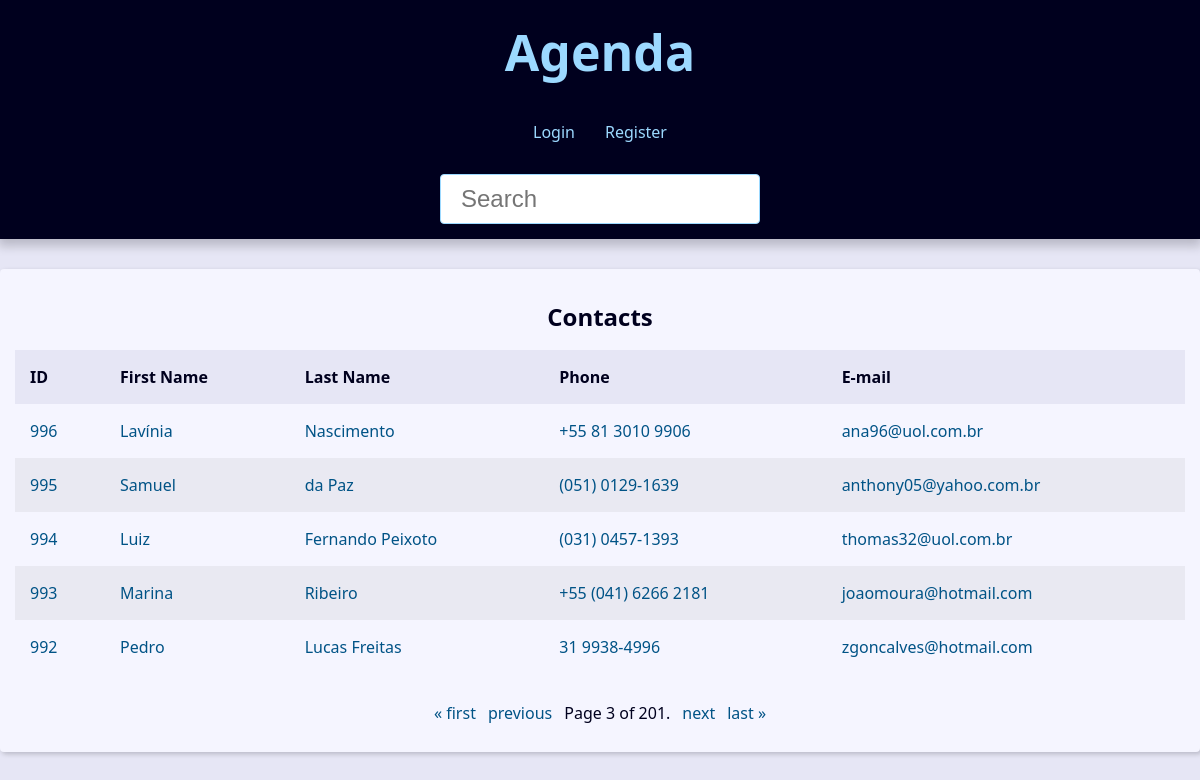
The app's page /?page=3&q= with its own data.
### contact/models.py (models this page shows, shortened)
class Contact(models.Model):
    first_name = models.CharField(max_length=50)
    last_name = models.CharField(max_length=50, blank=True)
    phone = models.CharField(max_length=50)
    email = models.EmailField(max_length=254, blank=True)
    created_date = models.DateTimeField(default=timezone.now)
    discriptin = models.TextField(blank=True)
    show = models.BooleanField(default=True)
    picture = models.ImageField(blank=True, upload_to='pictures/%Y/%m/')
    category = models.ForeignKey(
        Category, # Passando a ForeignKey (Classe Category)
        on_delete=models.SET_NULL, # Setando NULL quando a categoria é deletada e um contato possui a categoria deletada.
        blank=True, null=True # Permitindo setar NULL quando for deletada
    )
    owner = models.ForeignKey(
        User, # Todo contato depende/tem que ter um User (owner) responsável por aquele contato. (Permissões)
        on_delete=models.SET_NULL,
        blank=True, null=True
    )

### contact/views/contact_views.py (the view)
# urls.py: path('', views.index, name='index'),
def index(request):
    contacts = Contact.objects.all().filter(show=True).order_by('-id')
    paginator = Paginator(contacts, 5)
    page_number = request.GET.get("page")
    page_obj = paginator.get_page(page_number)
    context = {
        'contacts': contacts,
        'page_obj': page_obj,
        'site_title': 'Contatos - '
    }
    return render(
        request,
        'contact/index.html',
        context
    )

### contact/templates/contact/index.html (shortened to what this page needs)
{% extends 'global/base.html' %}
{% block content %}
{% if page_obj %}
    <div class="responsive-table">
    <table class="contacts-table">
        <caption class="table-caption">
        Contacts
        </caption>
    <thead>
      <tr class="table-row table-row-header">
        <th class="table-header">ID</th>
        <th class="table-header">First Name</th>
        <th class="table-header">Last Name</th>
        <th class="table-header">Phone</th>
        <th class="table-header">E-mail</th>
      </tr>
    </thead>
    <tbody>
      {% for contact in page_obj %}
      <tr class="table-row">
        <td class="table-cel">
          <a class="table-link" href="{% url 'contact:contact' contact.id %}">
            {{ contact.id }}
          </a>
        </td>
        <td class="table-cel">
          <a href="#" class="table-link"> {{contact.first_name}} </a>
        </td>
        <td class="table-cel">
          <a href="#" class="table-link"> {{contact.last_name}} </a>
        </td>
        <td class="table-cel">
          <a href="#" class="table-link"> {{contact.phone}} </a>
        </td>
        <td class="table-cel">
          <a href="#" class="table-link"> {{contact.email}} </a>
        </td>
      </tr>
      {% endfor %}
    </tbody>
  </table>
</div>
{% endif %}
{% endblock content %}

### base_static/global/css/style.css (style rules this page uses)
:root { --spacing: 1.5rem; --link-dark-color: rgb(0, 83, 134); --link-light-color: rgb(156, 217, 255); --clr-white: rgb(245, 245, 255); --clr-black: rgb(0, 0, 30); --clr-light-gray: rgb(230, 230, 245); --clr-dark-shadow-5: rgba(0, 0, 10, 5%); --clr-dark-shadow-10: rgba(0, 0, 10, 10%); --clr-dark-shadow-20: rgba(0, 0, 10, 20%); --clr-light-shadow-5: rgba(200, 200, 255, 5%); --clr-light-shadow-10: rgba(200, 200, 255, 10%); --clr-light-shadow-20: rgba(200, 200, 255, 20%); --main-page-width: 120rem; --table-min-width: 60rem; --biggest-font-size: 5rem; --bigger-font-size: 4rem; --big-font-size: 3.2rem; --medium-font-size: 2.4rem; --small-font-size: 1.6rem; --smaller-font-size: 1.4rem; --smallest-font-size: 1.2rem; --transition-fast: 300ms; --transition-medium: 600ms; --transition-slow: 1s; --default-border-radius: 4px; }
*, *::before, *::after { margin: 0; padding: 0; box-sizing: border-box; }
html { font-size: 62.5%; }
body { font-family: system-ui, -apple-system, BlinkMacSystemFont, "Segoe UI", Roboto, Oxygen, Ubuntu, Cantarell, "Open Sans", "Helvetica Neue", sans-serif; line-height: 1.5; font-size: var(--small-font-size); color: var(--clr-black); -webkit-font-smoothing: antialiased; background: var(--clr-light-gray); }
.responsive-table { width: 100%; overflow-x: auto; }
.contacts-table { width: 100%; min-width: var(--table-min-width); border-collapse: collapse; }
.table-caption { font-size: var(--medium-font-size); font-weight: bold; padding: var(--spacing); }
.table-row { text-align: left; text-overflow: ellipsis; transition: background-color var(--transition-fast) ease-in-out; }
.table-row:nth-of-type(2n) { background: var(--clr-dark-shadow-5); }
.table-row-header { background: var(--clr-light-gray); color: var(--clr-black); }
.table-cel, .table-header { padding: var(--spacing); }
.table-link { color: var(--link-dark-color); transition: color var(--transition-fast) ease-in-out; text-decoration: none; }

### records on screen
Contact: id "996", first_name "Lavínia", last_name "Nascimento", phone "+55 81 3010 9906", email "ana96@uol.com.br"
Contact: id "995", first_name "Samuel", last_name "da Paz", phone "(051) 0129-1639", email "anthony05@yahoo.com.br"
Contact: id "994", first_name "Luiz", last_name "Fernando Peixoto", phone "(031) 0457-1393", email "thomas32@uol.com.br"
Contact: id "993", first_name "Marina", last_name "Ribeiro", phone "+55 (041) 6266 2181", email "joaomoura@hotmail.com"
Contact: id "992", first_name "Pedro", last_name "Lucas Freitas", phone "31 9938-4996", email "zgoncalves@hotmail.com"

### other values on screen
{{ page_obj.number }} "3"
{{ page_obj.paginator.num_pages }} "201"
